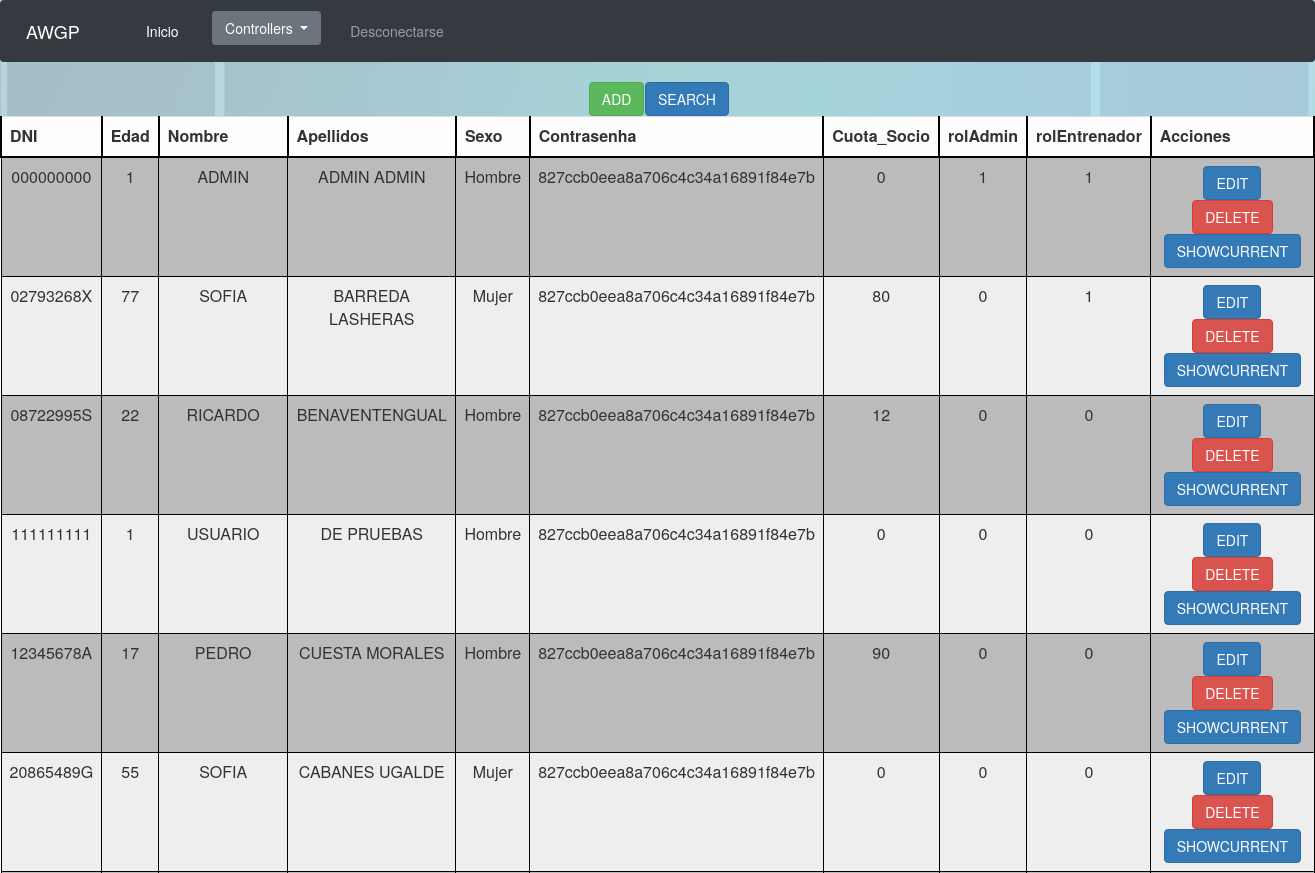
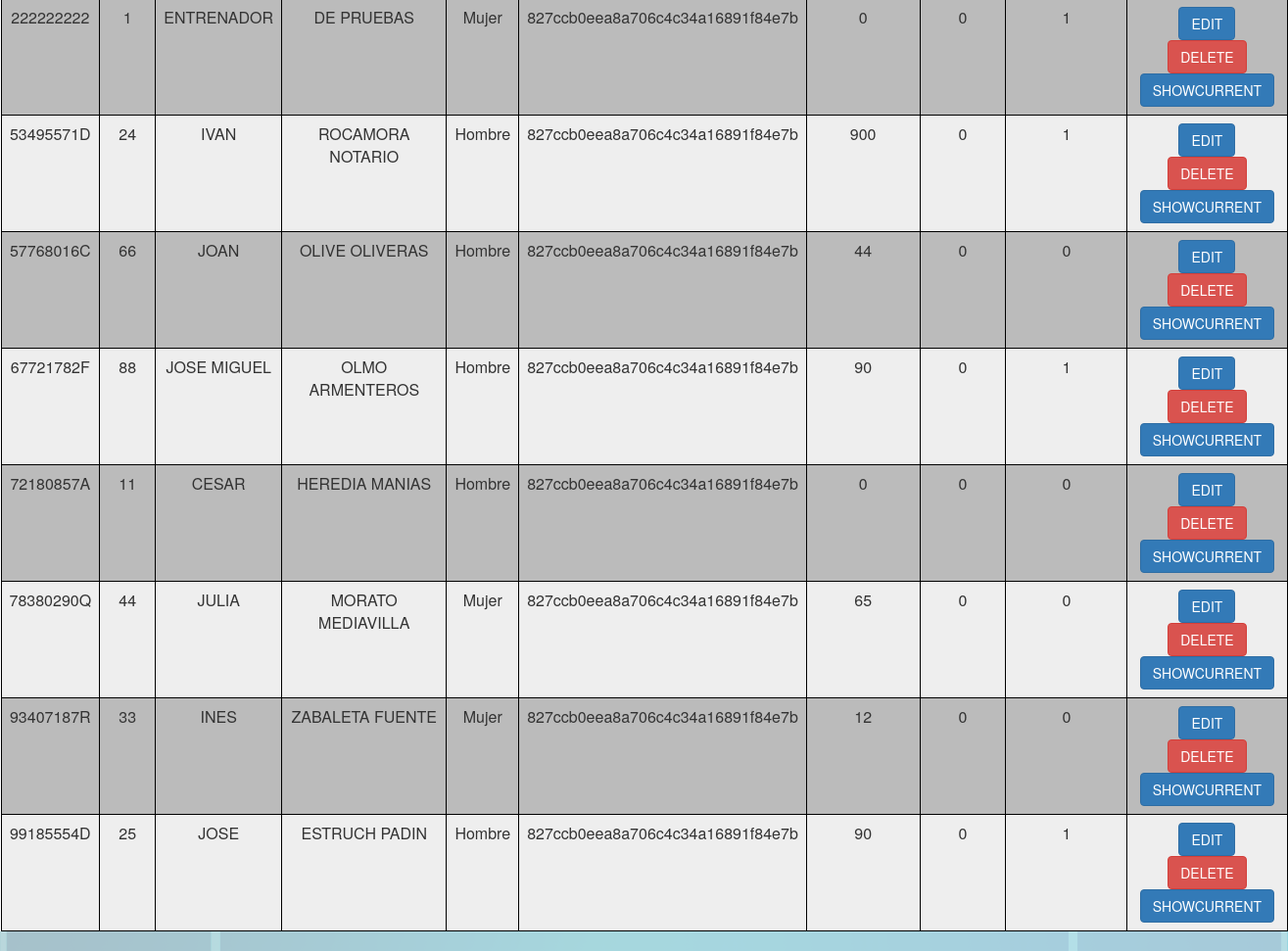
The app's page /Controllers/Controller_Deportista.php (signed in) with its own data (2 pictures, top to bottom).
### tables this page shows
CREATE TABLE IF NOT EXISTS `Deportista` (
  `DNI` VARCHAR(9) NOT NULL,
  `Edad` INT NULL,
  `Nombre` VARCHAR(45) NULL,
  `Apellidos` VARCHAR(45) NULL,
  `Sexo` VARCHAR(6) NULL,
  `Contrasenha` VARCHAR(128) NOT NULL,
  `Cuota_Socio` INT NULL,
  `rolAdmin` TINYINT NULL,
  `rolEntrenador` TINYINT NULL,
  PRIMARY KEY (`DNI`));

### Views/Deportista/Deportista_SHOWALL.php (called while the page is built)
<?php
include '../Views/base/SHOWALL.php';
class Deportista_SHOWALL extends SHOWALL{
	function __construct($respuesta){
		$this->controlador = 'Controller_Deportista.php';
		$this->resultado = $respuesta;
		$this->toString();
	}
}
?>

### Modelos/Deportista.php (called while the page is built, shortened)
<?php
class Deportista
{
  var $mysqli;
	function __construct($DNI,$Edad,$Nombre,$Apellidos,$Sexo,$Contrasenha,$Cuota_socio,$rolAdmin,$rolEntrenador)
  {
		include_once '../Functions/ConectarBD.php';
		$this->mysqli = ConectarBD();
	}
  function SHOWALL(){
    $sql = "SELECT * FROM deportista";
    $resultado = $this->mysqli->query($sql);
    if(!$resultado){
      return 'No se ha podido conectar con la BD';
    }else{
      return $resultado;
    }
  }
}
?>

### Functions/ConectarBD.php (called while the page is built, shortened)
<?php
function ConectarBD()
	{
	    $mysqli = new mysqli("localhost", "AWGPusr", "AWGPass", "awgp");
		return $mysqli;
	}
?>

### Views/base/SHOWALL.php (the view, shortened to what this page needs)
<?php
class SHOWALL{
	var $showEdit = true;
	var $showDelete = true;
	var $showShowcurrent = true;
	var $showAdd = true;
	var $showSearch = true;
	var $showAcciones = true;
	var $controlador;
	var $acciones = 'Acciones';
	var $resultado;
	function colorDe($num){
		if($num % 2 == 0){
			return "BBBBBB";
		}else{
			return "EEEEEE";
		}
	}
	function toString(){
		include '../Views/base/header.php';
		echo '<table align="center">';
			echo "<form id='AnadirBuscar' method='GET' action='"; echo $this->controlador; echo "'>";
			echo '<tr class="filaInvisible">';
				if($this->showAdd){
					echo '<td class="celdaInvisible">';
					echo "<input class='btn btn-success' type='submit' name='submit' value='ADD'/>";
					echo '</td>';
				}
				if($this->showSearch){
					echo '<td class="celdaInvisible">';
					echo "<input class='btn btn-primary' type='submit' name='submit' value='SEARCH'/>";
					echo '</td>';
				}
			echo '</tr>';
			echo '</form>';
		echo '</table>';
		echo '<table class="table table-light">';
			echo '<tr class="fila">';
				while($tituloColumna = $this->resultado->fetch_field()){
					echo '<th class="tituloColumna">';
						echo $tituloColumna->name;
					echo '</th>';
				}
				if($this->showAcciones){
					echo '<th class="tituloColumna">';
					echo $this->acciones;
					echo '</th>';
				}
			echo '</tr>';
			$num = 0;
			$numFila = 0;
			while($fila = $this->resultado->fetch_row()){
				echo "<form id='formularioOpcion"; echo $num; echo "' method='GET' action='"; echo $this->controlador; echo "'>";
				echo '<tr class="fila" bgcolor="' . $this->colorDe($numFila) . '">';
				for($i = 0; $i < sizeof($fila); $i++){
					echo '<td class="celda">';
					echo $fila[$i];
					echo '</td>';
				}
				if($this->showAcciones){
					echo '<td class="celda">';
						if($this->showEdit){
							echo "<input class='btn btn-primary' type='submit' name='submit' value='EDIT'/>";
						}
						if($this->showDelete){
							echo "<input class='btn btn-danger' type='submit' name='submit' value='DELETE'/>";
						}
						if($this->showShowcurrent){
							echo "<input class='btn btn-primary' type='submit' name='submit' value='SHOWCURRENT'/>";
						}
					echo '</td>';
				}
				echo '</tr>';
				$numFila++;
				echo '</form>';
				$num++;
			}
		echo '</table>';
		include '../Views/base/footer.php';
	}
}
?>

### css/style.css (style rules this page uses)
.btn { margin-left: 2%; margin-right: 2%; }
html { font: Arial; }
body { background-image: url(../img/padel.png); background-size: contain; }
th { text-align: center; }
.tituloColumna { border-top: 2px solid black; border-right: 2px solid black; border-left: 2px solid black; border-bottom: 2px solid black; }
.celda { text-align: center; border: 1px solid black; padding-top: 3; padding-bottom: 3; padding-left: 10; padding-right: 10; }

### records on screen
deportista: DNI "000000000", Edad "1", Nombre "ADMIN", Apellidos "ADMIN ADMIN", Sexo "Hombre", Contrasenha "827ccb0eea8a706c4c34a16891f84e7b", Cuota_Socio "0", rolAdmin "1", rolEntrenador "1"
deportista: DNI "02793268X", Edad "77", Nombre "SOFIA", Apellidos "BARREDA LASHERAS", Sexo "Mujer", Contrasenha "827ccb0eea8a706c4c34a16891f84e7b", Cuota_Socio "80", rolAdmin "0", rolEntrenador "1"
deportista: DNI "08722995S", Edad "22", Nombre "RICARDO", Apellidos "BENAVENTENGUAL", Sexo "Hombre", Contrasenha "827ccb0eea8a706c4c34a16891f84e7b", Cuota_Socio "12", rolAdmin "0", rolEntrenador "0"
deportista: DNI "111111111", Edad "1", Nombre "USUARIO", Apellidos "DE PRUEBAS", Sexo "Hombre", Contrasenha "827ccb0eea8a706c4c34a16891f84e7b", Cuota_Socio "0", rolAdmin "0", rolEntrenador "0"
deportista: DNI "12345678A", Edad "17", Nombre "PEDRO", Apellidos "CUESTA MORALES", Sexo "Hombre", Contrasenha "827ccb0eea8a706c4c34a16891f84e7b", Cuota_Socio "90", rolAdmin "0", rolEntrenador "0"
deportista: DNI "20865489G", Edad "55", Nombre "SOFIA", Apellidos "CABANES UGALDE", Sexo "Mujer", Contrasenha "827ccb0eea8a706c4c34a16891f84e7b", Cuota_Socio "0", rolAdmin "0", rolEntrenador "0"
deportista: DNI "222222222", Edad "1", Nombre "ENTRENADOR", Apellidos "DE PRUEBAS", Sexo "Mujer", Contrasenha "827ccb0eea8a706c4c34a16891f84e7b", Cuota_Socio "0", rolAdmin "0", rolEntrenador "1"
deportista: DNI "53495571D", Edad "24", Nombre "IVAN", Apellidos "ROCAMORA NOTARIO", Sexo "Hombre", Contrasenha "827ccb0eea8a706c4c34a16891f84e7b", Cuota_Socio "900", rolAdmin "0", rolEntrenador "1"
deportista: DNI "57768016C", Edad "66", Nombre "JOAN", Apellidos "OLIVE OLIVERAS", Sexo "Hombre", Contrasenha "827ccb0eea8a706c4c34a16891f84e7b", Cuota_Socio "44", rolAdmin "0", rolEntrenador "0"
deportista: DNI "67721782F", Edad "88", Nombre "JOSE MIGUEL", Apellidos "OLMO ARMENTEROS", Sexo "Hombre", Contrasenha "827ccb0eea8a706c4c34a16891f84e7b", Cuota_Socio "90", rolAdmin "0", rolEntrenador "1"
deportista: DNI "72180857A", Edad "11", Nombre "CESAR", Apellidos "HEREDIA MANIAS", Sexo "Hombre", Contrasenha "827ccb0eea8a706c4c34a16891f84e7b", Cuota_Socio "0", rolAdmin "0", rolEntrenador "0"
deportista: DNI "78380290Q", Edad "44", Nombre "JULIA", Apellidos "MORATO MEDIAVILLA", Sexo "Mujer", Contrasenha "827ccb0eea8a706c4c34a16891f84e7b", Cuota_Socio "65", rolAdmin "0", rolEntrenador "0"
deportista: DNI "93407187R", Edad "33", Nombre "INES", Apellidos "ZABALETA FUENTE", Sexo "Mujer", Contrasenha "827ccb0eea8a706c4c34a16891f84e7b", Cuota_Socio "12", rolAdmin "0", rolEntrenador "0"
deportista: DNI "99185554D", Edad "25", Nombre "JOSE", Apellidos "ESTRUCH PADIN", Sexo "Hombre", Contrasenha "827ccb0eea8a706c4c34a16891f84e7b", Cuota_Socio "90", rolAdmin "0", rolEntrenador "1"

### other values on screen
$tituloColumna->name "DNI"
$tituloColumna->name "Edad"
$tituloColumna->name "Nombre"
$tituloColumna->name "Apellidos"
$tituloColumna->name "Sexo"
$tituloColumna->name "Contrasenha"
$tituloColumna->name "Cuota_Socio"
$tituloColumna->name "rolAdmin"
$tituloColumna->name "rolEntrenador"
$this->acciones "Acciones"
